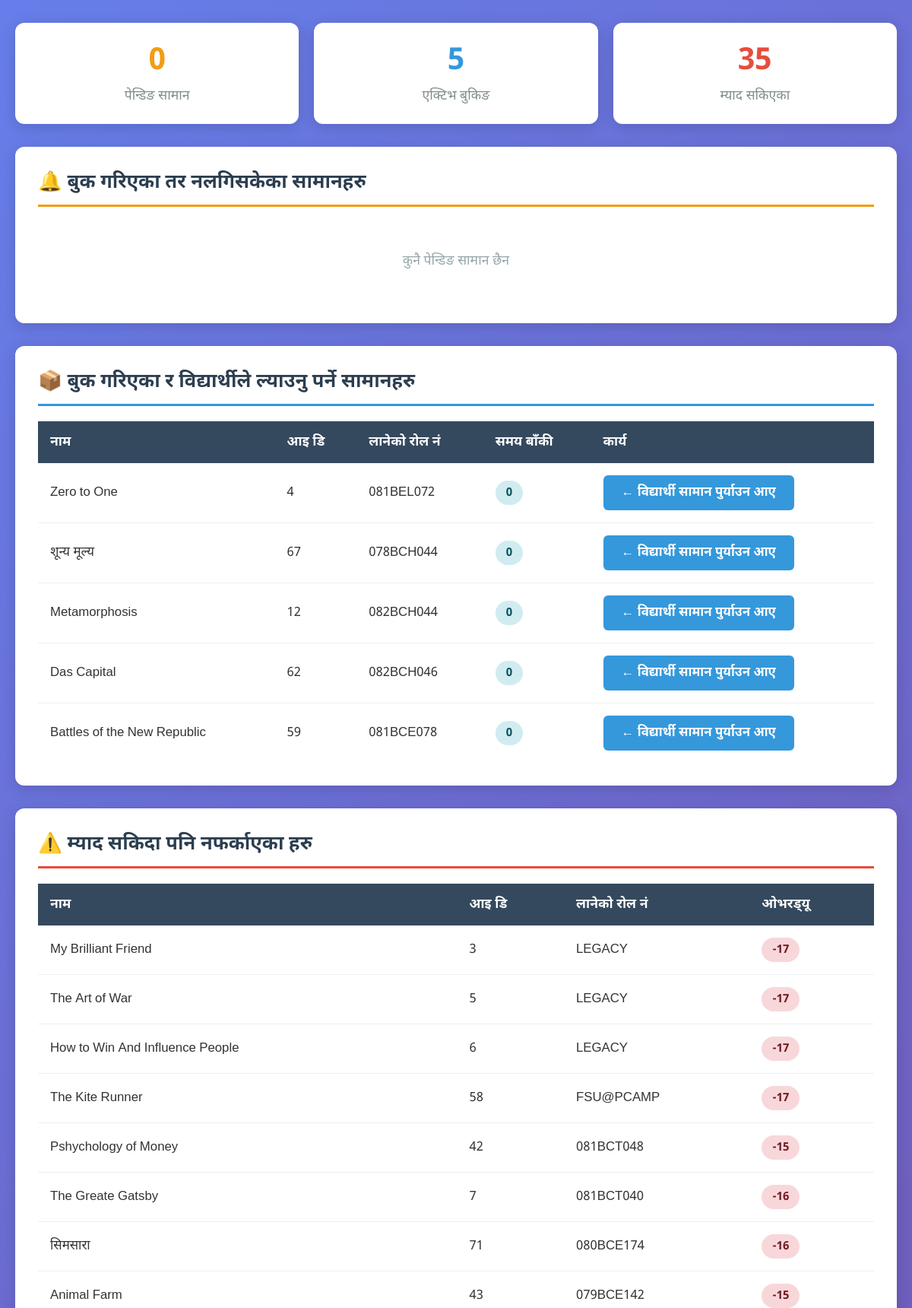
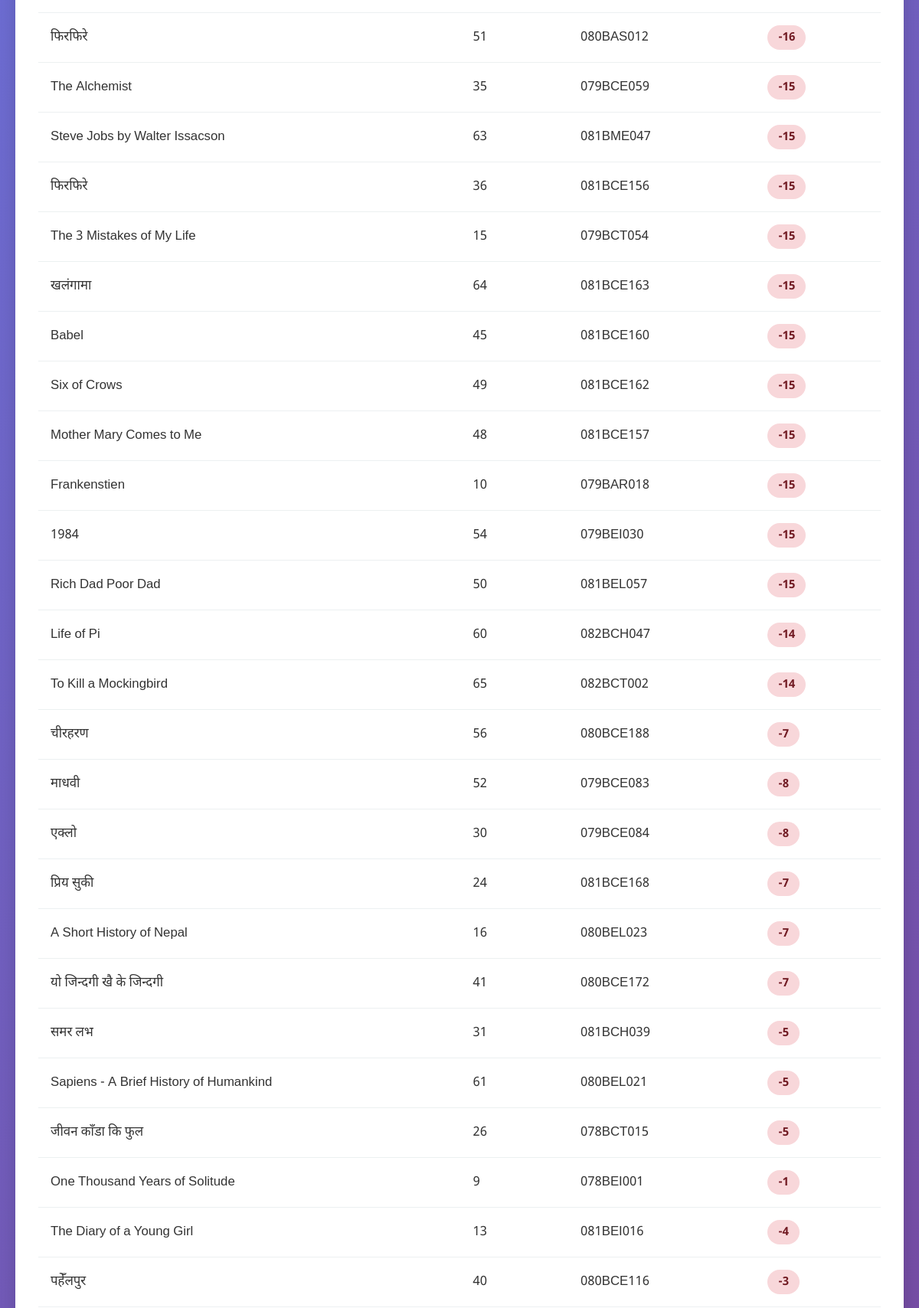
/library/arena (signed in, upper part), run on the app's committed database (2 pictures, top to bottom).
### models.py (models this page shows)
class Item(Base):
    __tablename__ = "items"
    id = Column(Integer, primary_key=True)
    name = Column(String, nullable=False)
    description = Column(String)
    image_path = Column(String, nullable=True)
    available = Column(Boolean, default=True)
    hold_time = Column(Integer, default=3)  # Max-days before return must be done
    occupy_time = Column(Integer, default=15) # Max-days after booking item must be taken
    catagory = Column(Integer,default = 0)
    bookings = relationship("Booking", back_populates="item")

### app.py (the view, shortened to what this page needs)
@app.route("/library/arena")
def admin_dashboard():
    if not session.get("logged_in"):
        flash("You are not authenticated")
        return redirect("/library/campusend")
    db = get_db()
    now = datetime.utcnow()
    for item in get_items_on_hold(db):
        booking = item.bookings[-1]
        if booking.booked_date and (now - booking.booked_date).days > item.hold_time:
            booking.is_expired = True
            booking.on_hold_state = False
            item.available = True
    for item in get_items_on_occupy(db):
        print("-- ", item.bookings[-1].user_email, item.bookings[-1].booked_date)
        booking = item.bookings[-1]
        if booking.occupied_date and (
            (now - booking.occupied_date).days > item.occupy_time
        ):
            booking.is_expired = True
    db.commit()
    hold_items = []
    return_items = []
    for item in get_items_on_occupy(db):
        b = item.bookings[-1]
        remaining = (
            item.occupy_time -
            (now - b.occupied_date).days
            if b.occupied_date else 0
        )
        row = [
            item.name,
            item.image_path,
            b.user_email[:9].upper(),
            remaining,
            item.id
        ]
        return_items.append(row)
    expired_items = []
    for item in get_items_expired(db):
        b = item.bookings[-1]
        remaining = (
                item.occupy_time -
                (now - b.occupied_date).days
                )
        row = [
                item.name,
                item.image_path,
                b.user_email[:9].upper(),
                remaining,
                item.id
                ]
        expired_items.append(row)
    db.close()
    return render_template(
        "dashboard.html",
        items=hold_items,
        returns=return_items,
        expired=expired_items
    )

### app.py (called while the page is built)
def get_db():
    return SessionLocal()

### models.py (called while the page is built)
def get_items_on_hold(db):
    return db.query(Item).join(Booking).filter(
        Booking.on_hold_state == True,
        Booking.is_expired == False
    ).all()

def get_items_on_occupy(db):
    return db.query(Item).join(Booking).filter(
        Booking.on_occupied_state == True,
        Booking.is_expired == False
    ).all()

def get_items_expired(db):
    return db.query(Item).join(Booking).filter(
        Booking.on_occupied_state == True,
        Booking.is_expired == True
    ).all()

### templates/dashboard.html (shortened to what this page needs)
<!DOCTYPE html>
<html lang="ne">
<head>
</head>
<body>
    <div class="container">
        <div class="stats-grid">
            <div class="stat-card stat-pending">
                <div class="stat-number">{{ items|length if items else 0 }}</div>
                <div class="stat-label">पेन्डिङ सामान</div>
            </div>
            <div class="stat-card stat-active">
                <div class="stat-number">{{ returns|length if returns else 0 }}</div>
                <div class="stat-label">एक्टिभ बुकिङ</div>
            </div>
            <div class="stat-card stat-expired">
                <div class="stat-number">{{ expired|length if expired else 0 }}</div>
                <div class="stat-label">म्याद सकिएका</div>
            </div>
        </div>
        <div class="section section-pending">
            <h2 class="section-title">🔔 बुक गरिएका तर नलगिसकेका सामानहरु</h2>
            <div class="table-wrapper">
                {% if items and items|length > 0 %}
                <table>
                    <thead>
                        <tr>
                            <th>नाम</th>
                            <th>आइ डि</th>
                            <th>लग्नेको रोल नम्बर</th>
                            <th>बुक गरिएको मिति</th>
                            <th>कार्य</th>
                        </tr>
                    </thead>
                    <tbody>
                        {% for item in items %}
                        <tr>
                            <td data-label="नाम">{{ item[0] }}</td>
                            <td data-label="आइ डि">{{ item[4] }}</td>
                            <td data-label="रोल नम्बर">{{ item[2] }}</td>
                            <td data-label="बुक मिति">{{ item[3] }}</td>
                            <td data-label="कार्य">
                                <button onclick="pass_ownership({{ item[4] }})" class="btn btn-pickup">
                                    ✓ विद्यार्थी सामान लिन आए
                                </button>
                            </td>
                        </tr>
                        {% endfor %}
                    </tbody>
                </table>
                {% else %}
                <div class="empty-state">कुनै पेन्डिङ सामान छैन</div>
                {% endif %}
            </div>
        </div>
        <div class="section section-active">
            <h2 class="section-title">📦 बुक गरिएका र विद्यार्थीले ल्याउनु पर्ने सामानहरु</h2>
            <div class="table-wrapper">
                {% if returns and returns|length > 0 %}
                <table>
                    <thead>
                        <tr>
                            <th>नाम</th>
                            <th>आइ डि</th>
                            <th>लानेको रोल नं</th>
                            <th>समय बाँकी</th>
                            <th>कार्य</th>
                        </tr>
                    </thead>
                    <tbody>
                        {% for item in returns %}
                        <tr>
                            <td data-label="नाम">{{ item[0] }}</td>
                            <td data-label="आइ डि">{{ item[4] }}</td>
                            <td data-label="रोल नं">{{ item[2] }}</td>
                            <td data-label="समय बाँकी">
                                <span class="status-badge status-info">{{ item[3] }}</span>
                            </td>
                            <td data-label="कार्य">
                                <button onclick="return_ownership({{ item[4] }})" class="btn btn-return">
                                    ← विद्यार्थी सामान पुर्याउन आए
                                </button>
                            </td>
                        </tr>
                        {% endfor %}
                    </tbody>
                </table>
                {% else %}
                <div class="empty-state">कुनै एक्टिभ बुकिङ छैन</div>
                {% endif %}
            </div>
        </div>
        <div class="section section-expired">
            <h2 class="section-title">⚠️ म्याद सकिदा पनि नफर्काएका हरु</h2>
            <div class="table-wrapper">
                {% if expired and expired|length > 0 %}
                <table>
                    <thead>
                        <tr>
                            <th>नाम</th>
                            <th>आइ डि</th>
                            <th>लानेको रोल नं</th>
                            <th>ओभरड्यू</th>
                        </tr>
                    </thead>
                    <tbody>
                        {% for item in expired %}
                        <tr>
                            <td data-label="नाम">{{ item[0] }}</td>
                            <td data-label="आइ डि">{{ item[4] }}</td>
                            <td data-label="रोल नं">{{ item[2] }}</td>
                            <td data-label="ओभरड्यू">
                                <span class="status-badge status-danger">{{ item[3] }}</span>
                            </td>
                        </tr>
                        {% endfor %}
                    </tbody>
                </table>
                {% else %}
                <div class="empty-state">कुनै म्याद सकिएको सामान छैन</div>
                {% endif %}
            </div>
        </div>
    </div>
</body>
</html>

### templates/dashboard.html (style rules this page uses)
* { margin: 0; padding: 0; box-sizing: border-box; }
body { font-family: 'Noto Sans Devanagari', 'Mukta', 'Kalimati', sans-serif; background: linear-gradient(135deg, #667eea 0%, #764ba2 100%); min-height: 100vh; padding: 30px 20px; color: #333; }
.container { max-width: 1400px; margin: 0 auto; }
.section { background: white; padding: 30px; border-radius: 12px; margin-bottom: 30px; box-shadow: 0 4px 20px rgba(0,0,0,0.15); }
.section-title { font-size: 1.6rem; color: #2c3e50; margin-bottom: 20px; padding-bottom: 12px; border-bottom: 3px solid #667eea; font-weight: 700; }
.section-pending .section-title { border-bottom-color: #f39c12; }
.section-active .section-title { border-bottom-color: #3498db; }
.section-expired .section-title { border-bottom-color: #e74c3c; }
.table-wrapper { overflow-x: auto; }
table { width: 100%; border-collapse: collapse; font-size: 1.05rem; }
thead th { background: #34495e; color: white; padding: 16px; text-align: left; font-weight: 600; font-size: 1.1rem; white-space: nowrap; }
tbody td { padding: 16px; border-bottom: 1px solid #ecf0f1; font-size: 1.05rem; }
tbody tr { transition: background 0.2s; }
tbody tr:last-child td { border-bottom: none; }
.empty-state { text-align: center; padding: 40px; color: #95a5a6; font-size: 1.1rem; }
.btn { padding: 12px 24px; border: none; border-radius: 6px; font-size: 1.05rem; font-weight: 600; cursor: pointer; transition: all 0.2s; font-family: inherit; white-space: nowrap; }
.btn-return { background: #3498db; color: white; }
.status-badge { display: inline-block; padding: 6px 14px; border-radius: 20px; font-size: 0.95rem; font-weight: 600; }
.status-danger { background: #f8d7da; color: #721c24; }
.status-info { background: #d1ecf1; color: #0c5460; }
.stats-grid { display: grid; grid-template-columns: repeat(auto-fit, minmax(250px, 1fr)); gap: 20px; margin-bottom: 30px; }
.stat-card { background: white; padding: 25px; border-radius: 12px; box-shadow: 0 4px 20px rgba(0,0,0,0.15); text-align: center; }
.stat-number { font-size: 2.5rem; font-weight: 700; margin-bottom: 8px; }
.stat-label { color: #7f8c8d; font-size: 1.1rem; }
.stat-pending .stat-number { color: #f39c12; }
.stat-active .stat-number { color: #3498db; }
.stat-expired .stat-number { color: #e74c3c; }

### data on the page
Item: name "Zero to One", id "4", item "081BEL072", available "0"
Item: name "शून्य मूल्य", id "67", item "078BCH044", available "0"
Item: name "Metamorphosis", id "12", item "082BCH044", available "0"
Item: name "Das Capital", id "62", item "082BCH046", available "0"
Item: name "Battles of the New Republic", id "59", item "081BCE078", available "0"
Item: name "My Brilliant Friend", id "3", item "LEGACY", item "-17"
Item: name "The Art of War", id "5", item "LEGACY", item "-17"
Item: name "How to Win And Influence People", id "6", item "LEGACY", item "-17"
Item: name "The Kite Runner", id "58", item "FSU@PCAMP", item "-17"
Item: name "Pshychology of Money", id "42", item "081BCT048", item "-15"
Item: name "The Greate Gatsby", id "7", item "081BCT040", item "-16"
Item: name "सिमसारा", id "71", item "080BCE174", item "-16"
Item: name "Animal Farm", id "43", item "079BCE142", item "-15"
Item: name "फिरफिरे", id "51", item "080BAS012", item "-16"
Item: name "The Alchemist", id "35", item "079BCE059", item "-15"
Item: name "Steve Jobs by Walter Issacson", id "63", item "081BME047", item "-15"
Item: name "फिरफिरे", id "36", item "081BCE156", item "-15"
Item: name "The 3 Mistakes of My Life", item "15", item "079BCT054", item "-15"
Item: name "खलंगामा", id "64", item "081BCE163", item "-15"
Item: name "Babel", id "45", item "081BCE160", item "-15"
Item: name "Six of Crows", id "49", item "081BCE162", item "-15"
Item: name "Mother Mary Comes to Me", id "48", item "081BCE157", item "-15"
Item: name "Frankenstien", id "10", item "079BAR018", item "-15"
Item: name "1984", id "54", item "079BEI030", item "-15"
Item: name "Rich Dad Poor Dad", id "50", item "081BEL057", item "-15"
Item: name "Life of Pi", id "60", item "082BCH047", item "-14"
Item: name "To Kill a Mockingbird", id "65", item "082BCT002", item "-14"
Item: name "चीरहरण", id "56", item "080BCE188", item "-7"
Item: name "माधवी", id "52", item "079BCE083", item "-8"
Item: name "एक्लो", id "30", item "079BCE084", item "-8"
Item: name "प्रिय सुकी", id "24", item "081BCE168", item "-7"
Item: name "A Short History of Nepal", id "16", item "080BEL023", item "-7"
Item: name "यो जिन्दगी खै के जिन्दगी", id "41", item "080BCE172", item "-7"
Item: name "समर लभ", id "31", item "081BCH039", item "-5"
Item: name "Sapiens - A Brief History of Humankind", id "61", item "080BEL021", item "-5"
Item: name "जीवन काँडा कि फुल", id "26", item "078BCT015", item "-5"
Item: name "One Thousand Years of Solitude", id "9", item "078BEI001", item "-1"
Item: name "The Diary of a Young Girl", id "13", item "081BEI016", item "-4"
Item: name "पहेँलपुर", id "40", item "080BCE116", item "-3"

### other printed values
{{ items|length if items else 0 }} "0"
{{ returns|length if returns else 0 }} "5"
{{ expired|length if expired else 0 }} "35"
